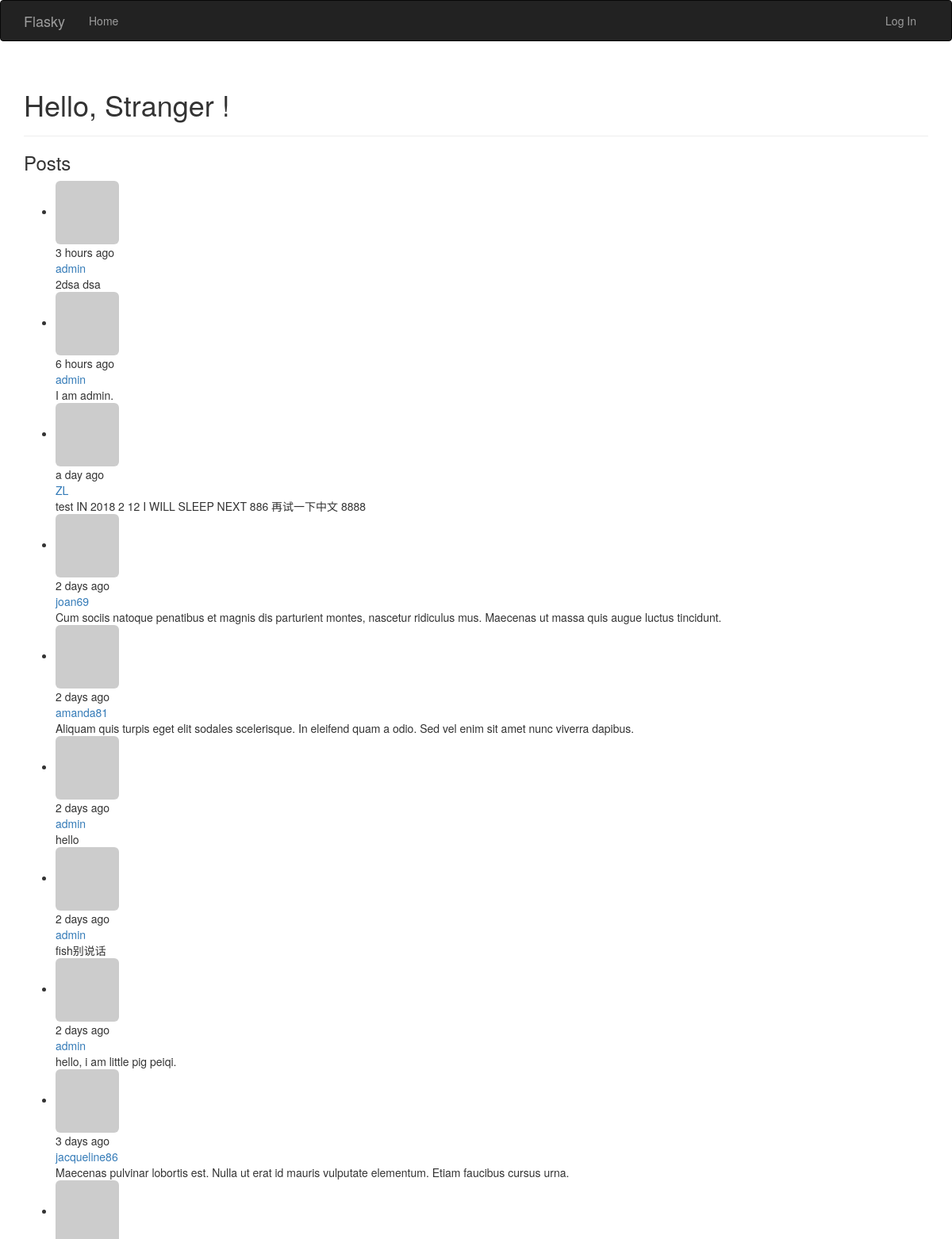
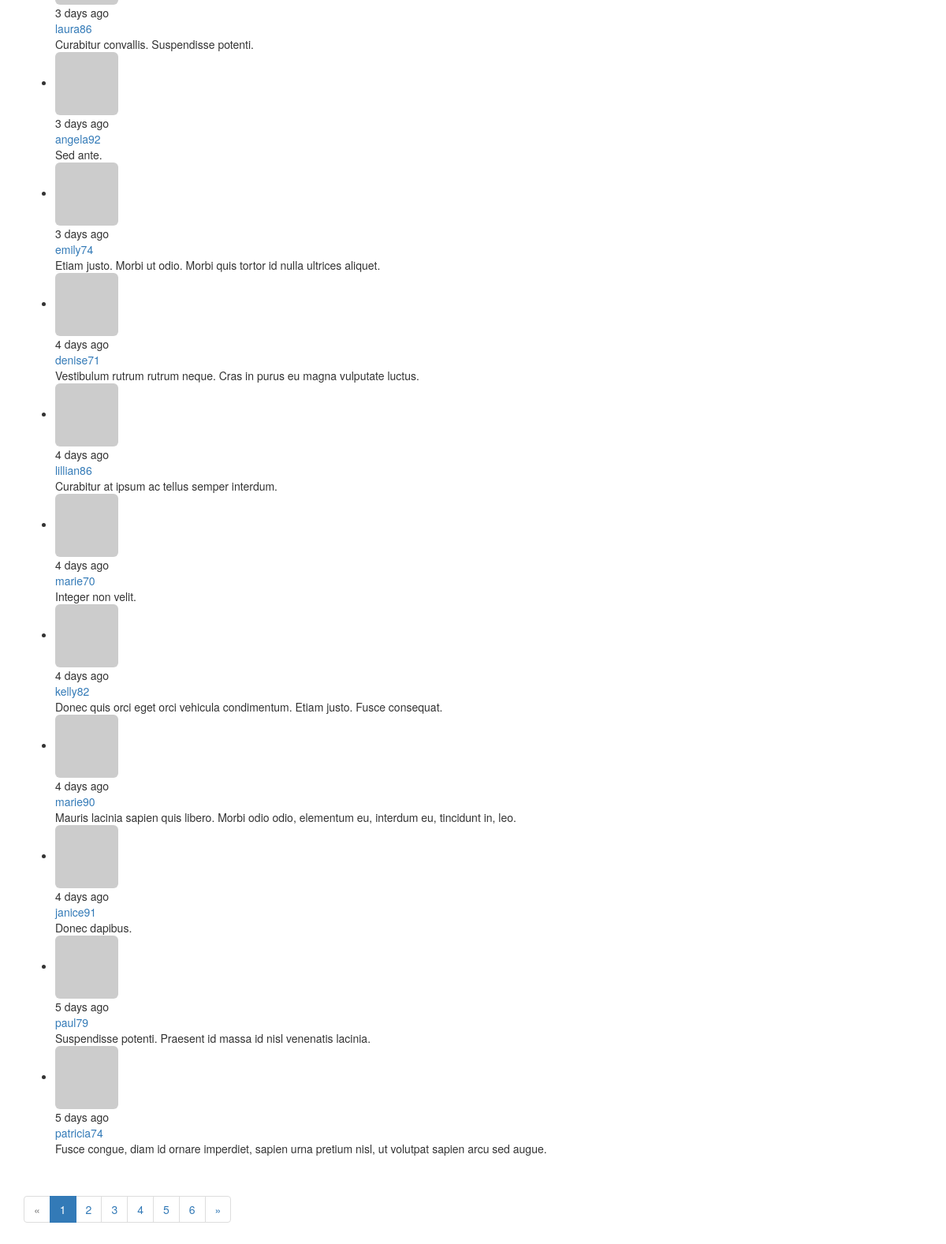
The page / on the database its author committed (2 pictures, top to bottom).
### app/models.py (models this page shows, shortened)
class Post(db.Model):
    __tablename__ = 'posts'
    id = db.Column(db.Integer, primary_key=True)
    body = db.Column(db.Text)
    timestamp = db.Column(db.DateTime, index=True, default=datetime.utcnow)
    author_id = db.Column(db.Integer, db.ForeignKey('users.id'))

class User(UserMixin, db.Model):
    __tablename__ = 'users'
    id = db.Column(db.Integer, primary_key=True)
    username = db.Column(db.String(64), unique=True, index=True)
    role_id = db.Column(db.Integer, db.ForeignKey('roles.id'))
    password_hash = db.Column(db.String(128))
    email = db.Column(db.String(64), unique=True, index=True)
    posts = db.relationship('Post', backref = 'author', lazy = 'dynamic')
    avatar_hash = db.Column(db.String(32))
    name = db.Column(db.String(64))#real name
    location = db.Column(db.String(64))
    about_me = db.Column(db.Text())
    member_since = db.Column(db.DateTime(), default=datetime.utcnow)
    last_seen = db.Column(db.DateTime(), default=datetime.utcnow)
    avatar = db.Column(db.String(128), default=None)
    def gravatar_hash(self):
        return hashlib.md5(self.email.lower().encode('utf-8')).hexdigest()
    def gravatar(self, size=100, default='identicon', rating='g'):
        url = 'https://secure.gravatar.com/avatar'
        hash = self.avatar_hash or self.gravatar_hash()
        return '{url}/{hash}?s={size}&d={default}&r={rating}'.format(
            url=url, hash=hash, size=size, default=default, rating=rating)
    @property
    def password(self):
        raise AttributeError('password is not a readable attribute')

### app/main/views.py (the view)
@main.route('/', methods=['GET','POST'])
def index():
    form = PostForm()
    if current_user.can(PERMISSION.WRITE) and form.validate_on_submit():
        post = Post(body=form.body.data, author=current_user._get_current_object())
        db.session.add(post)
        db.session.commit()
        return redirect(url_for('.index'))
    page = request.args.get('page', 1, type=int)
    pagination = Post.query.order_by(Post.timestamp.desc()).paginate(
        page, per_page=current_app.config['FLASKY_POSTS_PER_AGE'],
        error_out=False
    )
    posts = pagination.items
    return render_template('index.html', form=form, posts=posts, pagination=pagination)

### app/auth/views.py (called while the page is built)
@auth.before_app_request
def before_request():
    if current_user.is_authenticated:
        current_user.ping()

### app/main/__init__.py (called while the page is built)
@main.app_context_processor
def inject_permissions():
    return dict(Permission=PERMISSION)

### app/models.py (called while the page is built)
    def can(self, permissions):
        return False

### app/templates/index.html (shortened to what this page needs)
{% extends "base.html" %}
{% import "bootstrap/wtf.html" as wtf %}
{% import "_macros.html" as macros %}
{% block page_content %}
<div class="page-header">
    <h1>Hello,
        {% if current_user.is_authenticated %}
        {{ current_user.username }}
        {% else %}
        Stranger
        {% endif %}!
    </h1>
</div>
<h3>Posts</h3>
{% include '_posts.html' %}
    {% if pagination %}
<div class="pagination">
    {{ macros.pagination_widget(pagination, '.index') }}
</div>
    {% endif %}
{% endblock %}

### app/templates/_posts.html
<ul class="posts">
    {% for post in posts %}
    <li class="post">
        <div class="post-thumbnail">
            <a href="{{ url_for('.user', username=post.author.username) }}">
                <img class="img-rounded profile-thumbnail" src="{{ post.author.gravatar(size=40) }}">
            </a>
        </div>
        <div class="post-content">
            <div class="post-date">{{ moment(post.timestamp).fromNow() }}</div>
            <div class="post-author"><a href="{{ url_for('.user', username=post.author.username) }}">{{ post.author.username }}</a></div>
            <div class="post-body">{{ post.body }}</div>
        </div>
    </li>
    {% endfor %}
</ul>

### rows shown on the page
Post: timestamp "3 hours ago", author.username "admin", body "2dsa dsa"
Post: timestamp "6 hours ago", author.username "admin", body "I am admin."
Post: timestamp "a day ago", author.username "ZL", body "test IN 2018 2 12 I WILL SLEEP NEXT 886 再试一下中文 8888"
Post: timestamp "2 days ago", author.username "joan69", body "Cum sociis natoque penatibus et magnis dis parturient montes, nascetur ridiculus mus. Maecenas ut massa quis augue luctus tincidunt."
Post: timestamp "2 days ago", author.username "amanda81", body "Aliquam quis turpis eget elit sodales scelerisque. In eleifend quam a odio. Sed vel enim sit amet nunc viverra dapibus."
Post: timestamp "2 days ago", author.username "admin", body "hello"
Post: timestamp "2 days ago", author.username "admin", body "fish别说话"
Post: timestamp "2 days ago", author.username "admin", body "hello, i am little pig peiqi."
Post: timestamp "3 days ago", author.username "jacqueline86", body "Maecenas pulvinar lobortis est. Nulla ut erat id mauris vulputate elementum. Etiam faucibus cursus urna."
Post: timestamp "3 days ago", author.username "laura86", body "Curabitur convallis. Suspendisse potenti."
Post: timestamp "3 days ago", author.username "angela92", body "Sed ante."
Post: timestamp "3 days ago", author.username "emily74", body "Etiam justo. Morbi ut odio. Morbi quis tortor id nulla ultrices aliquet."
Post: timestamp "4 days ago", author.username "denise71", body "Vestibulum rutrum rutrum neque. Cras in purus eu magna vulputate luctus."
Post: timestamp "4 days ago", author.username "lillian86", body "Curabitur at ipsum ac tellus semper interdum."
Post: timestamp "4 days ago", author.username "marie70", body "Integer non velit."
Post: timestamp "4 days ago", author.username "kelly82", body "Donec quis orci eget orci vehicula condimentum. Etiam justo. Fusce consequat."
Post: timestamp "4 days ago", author.username "marie90", body "Mauris lacinia sapien quis libero. Morbi odio odio, elementum eu, interdum eu, tincidunt in, leo."
Post: timestamp "4 days ago", author.username "janice91", body "Donec dapibus."
Post: timestamp "5 days ago", author.username "paul79", body "Suspendisse potenti. Praesent id massa id nisl venenatis lacinia."
Post: timestamp "5 days ago", author.username "patricia74", body "Fusce congue, diam id ornare imperdiet, sapien urna pretium nisl, ut volutpat sapien arcu sed augue."

### other values the page prints
{{ p }} "1"
{{ p }} "2" "3" "4" "5" "6"
